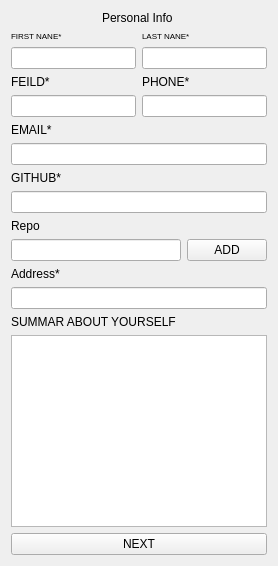
                <widget class="QWidget" name="F1_p2">
                 <layout class="QVBoxLayout" name="verticalLayout_20">
                  <item>
                   <layout class="QVBoxLayout" name="verticalLayout_10">
                    <item>
                     <widget class="QLabel" name="label_14">
                      <property name="styleSheet">
                       <string notr="true">font: 12pt &quot;MS Shell Dlg 2&quot;;</string>
                      </property>
                      <property name="text">
                       <string>Personal Info </string>
                      </property>
                      <property name="alignment">
                       <set>Qt::AlignCenter</set>
                      </property>
                     </widget>
                    </item>
                    <item>
                     <layout class="QHBoxLayout" name="horizontalLayout_8">
                      <item>
                       <widget class="QLabel" name="First_name_label_f1">
                        <property name="font">
                         <font>
                          <family>MS Shell Dlg 2</family>
                          <pointsize>6</pointsize>
                          <weight>50</weight>
                          <italic>false</italic>
                          <bold>false</bold>
                         </font>
                        </property>
                        <property name="styleSheet">
                         <string notr="true">font: 6pt &quot;MS Shell Dlg 2&quot;;</string>
                        </property>
                        <property name="text">
                         <string>FIRST NANE*</string>
                        </property>
                       </widget>
                      </item>
                      <item>
                       <widget class="QLabel" name="Last_name_label_f1">
                        <property name="font">
                         <font>
                          <family>MS Shell Dlg 2</family>
                          <pointsize>6</pointsize>
                          <weight>50</weight>
                          <italic>false</italic>
                          <bold>false</bold>
                         </font>
                        </property>
                        <property name="styleSheet">
                         <string notr="true">font: 6pt &quot;MS Shell Dlg 2&quot;;</string>
                        </property>
                        <property name="text">
                         <string>LAST NANE*</string>
                        </property>
                       </widget>
                      </item>
                     </layout>
                    </item>
                    <item>
                     <layout class="QHBoxLayout" name="horizontalLayout_9">
                      <item>
                       <widget class="QLineEdit" name="First_name_f1"/>
                      </item>
                      <item>
                       <widget class="QLineEdit" name="Last_name_F1"/>
                      </item>
                     </layout>
                    </item>
                    <item>
                     <layout class="QHBoxLayout" name="horizontalLayout_10">
                      <item>
                       <widget class="QLabel" name="Feild_name_label_f1">
                        <property name="styleSheet">
                         <string notr="true">font: 6pt &quot;MS Shell Dlg 2&quot;;</string>
                        </property>
                        <property name="text">
                         <string>FEILD*</string>
                        </property>
                       </widget>
                      </item>
                      <item>
                       <widget class="QLabel" name="Phone_label_f1">
                        <property name="styleSheet">
                         <string notr="true">font: 6pt &quot;MS Shell Dlg 2&quot;;</string>
                        </property>
                        <property name="text">
                         <string>PHONE*</string>
                        </property>
                       </widget>
                      </item>
                     </layout>
                    </item>
                    <item>
                     <layout class="QHBoxLayout" name="horizontalLayout_11">
                      <item>
                       <widget class="QLineEdit" name="Feild_name_F1"/>
                      </item>
                      <item>
                       <widget class="QLineEdit" name="Phone_F1"/>
                      </item>
                     </layout>
                    </item>
                    <item>
                     <widget class="QLabel" name="Email_label_f1">
                      <property name="styleSheet">
                       <string notr="true">font: 6pt &quot;MS Shell Dlg 2&quot;;</string>
                      </property>
                      <property name="text">
                       <string>EMAIL*</string>
                      </property>
                     </widget>
                    </item>
                    <item>
                     <widget class="QLineEdit" name="Email_F1"/>
                    </item>
                    <item>
                     <widget class="QLabel" name="Github_label_f1">
                      <property name="styleSheet">
                       <string notr="true">font: 6pt &quot;MS Shell Dlg 2&quot;;</string>
                      </property>
                      <property name="text">
                       <string>GITHUB*</string>
                      </property>
                     </widget>
                    </item>
                    <item>
                     <widget class="QLineEdit" name="Github_F1"/>
                    </item>
                    <item>
                     <widget class="QLabel" name="label_34">
                      <property name="styleSheet">
                       <string notr="true">font: 6pt &quot;MS Shell Dlg 2&quot;;</string>
                      </property>
                      <property name="text">
                       <string>Repo</string>
                      </property>
                     </widget>
                    </item>
                    <item>
                     <layout class="QHBoxLayout" name="horizontalLayout_21">
                      <item>
                       <widget class="QLineEdit" name="Repo_line_edit_F1"/>
                      </item>
                      <item>
                       <widget class="QPushButton" name="ADD_Repo_F1">
                        <property name="text">
                         <string>ADD</string>
                        </property>
                       </widget>
                      </item>
                     </layout>
                    </item>
                    <item>
                     <widget class="QLabel" name="Address_label_f1">
                      <property name="styleSheet">
                       <string notr="true">font: 6pt &quot;MS Shell Dlg 2&quot;;
</string>
                      </property>
                      <property name="text">
                       <string>Address*</string>
                      </property>
                     </widget>
                    </item>
                    <item>
                     <widget class="QLineEdit" name="Address_F1"/>
                    </item>
                    <item>
                     <widget class="QLabel" name="label_22">
                      <property name="styleSheet">
                       <string notr="true">font: 6pt &quot;MS Shell Dlg 2&quot;;
</string>
                      </property>
                      <property name="text">
                       <string>SUMMAR ABOUT YOURSELF</string>
                      </property>
                     </widget>
                    </item>
                    <item>
                     <widget class="QTextEdit" name="Summary_F1">
                      <property name="font">
                       <font>
                        <pointsize>6</pointsize>
                       </font>
                      </property>
                     </widget>
                    </item>
                    <item>
                     <widget class="QPushButton" name="F2_NEXT_2">
                      <property name="text">
                       <string>NEXT</string>
                      </property>
                     </widget>
                    </item>
                   </layout>
                  </item>
                 </layout>
                </widget>
